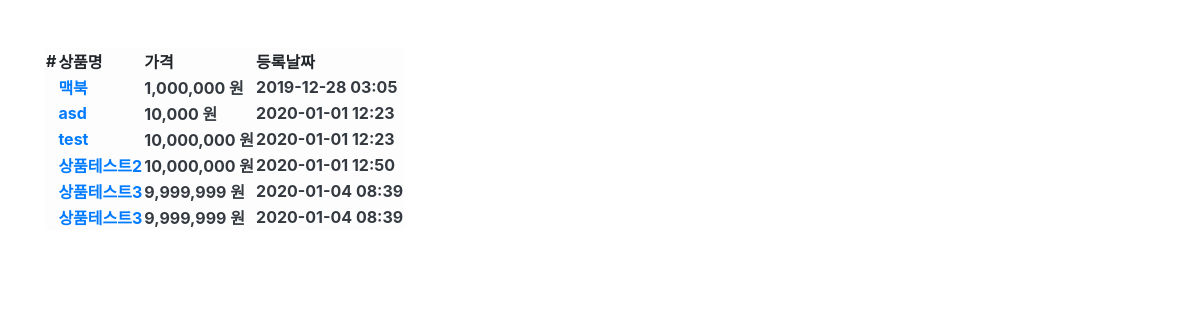
The app's page /product/ with its own data.
### product/models.py (models this page shows, shortened)
class Product(models.Model):
    name = models.CharField(max_length=256, verbose_name= '상품명')
    price = models.IntegerField(verbose_name= '상품 가격')
    description = models.TextField(verbose_name= '상품 설명')
    stock = models.IntegerField(verbose_name='재고')
    register_date= models.DateTimeField(auto_now_add=True, verbose_name='등록 날짜')
    class Meta:
        db_table = 'site_product'
        verbose_name = '상품'
        verbose_name_plural = '상품'

### product/views.py (the view)
# urls.py: path('product/',ProductList.as_view(),name='product_list'),
class ProductList(ListView):
    model = Product
    template_name = 'product.html'
    context_object_name = 'product_list'

### product/templates/product.html (shortened to what this page needs)
{% extends 'base.html' %}
{% load humanize %}
{% block contents %}
<div class="row mt-5">
    <div class="col-12">
        <table class="tabel table-light">
            <thead class="thead-light">
                <tr>
                    <th scope="col">#</th>
                    <th scope="col">상품명</th>
                    <th scope="col">가격</th>
                    <th scope="col">등록날짜</th>
                </tr>
            </thead>
            <tbody class="text-dark">
                {% for product in product_list%}
                <tr>
                    <th scope="row"></th>
                    <th><a id="product-{{ product.id }}" onmouseenter="product_detail({{ product.id }});"
                            href="/product/{{product.id}}"
                            onmouseleave="product_leave({{ product.id }});">{{product.name}}</a></th>
                    <th>{{product.price|intcomma}} 원</th>
                    <th>{{product.register_date|date:'Y-m-d H:i'}}</th>
                </tr>
                {% endfor %}
            </tbody>
        </table>
    </div>
</div>
{% endblock %}

### user/templates/base.html (shortened to what this page needs)
<html>
<head>
    <link rel="stylesheet" href="https://stackpath.bootstrapcdn.com/bootstrap/4.4.1/css/bootstrap.min.css"
>
</head>
<body>
    <div class="container">
        {% block contents %}
        {% endblock %}
    </div>
</body>
</html>

### records on screen
Product: name "맥북", price "1,000,000", register_date "2019-12-28 03:05"
Product: name "asd", price "10,000", register_date "2020-01-01 12:23"
Product: name "test", price "10,000,000", register_date "2020-01-01 12:23"
Product: name "상품테스트2", price "10,000,000", register_date "2020-01-01 12:50"
Product: name "상품테스트3", price "9,999,999", register_date "2020-01-04 08:39"
Product: name "상품테스트3", price "9,999,999", register_date "2020-01-04 08:39"
